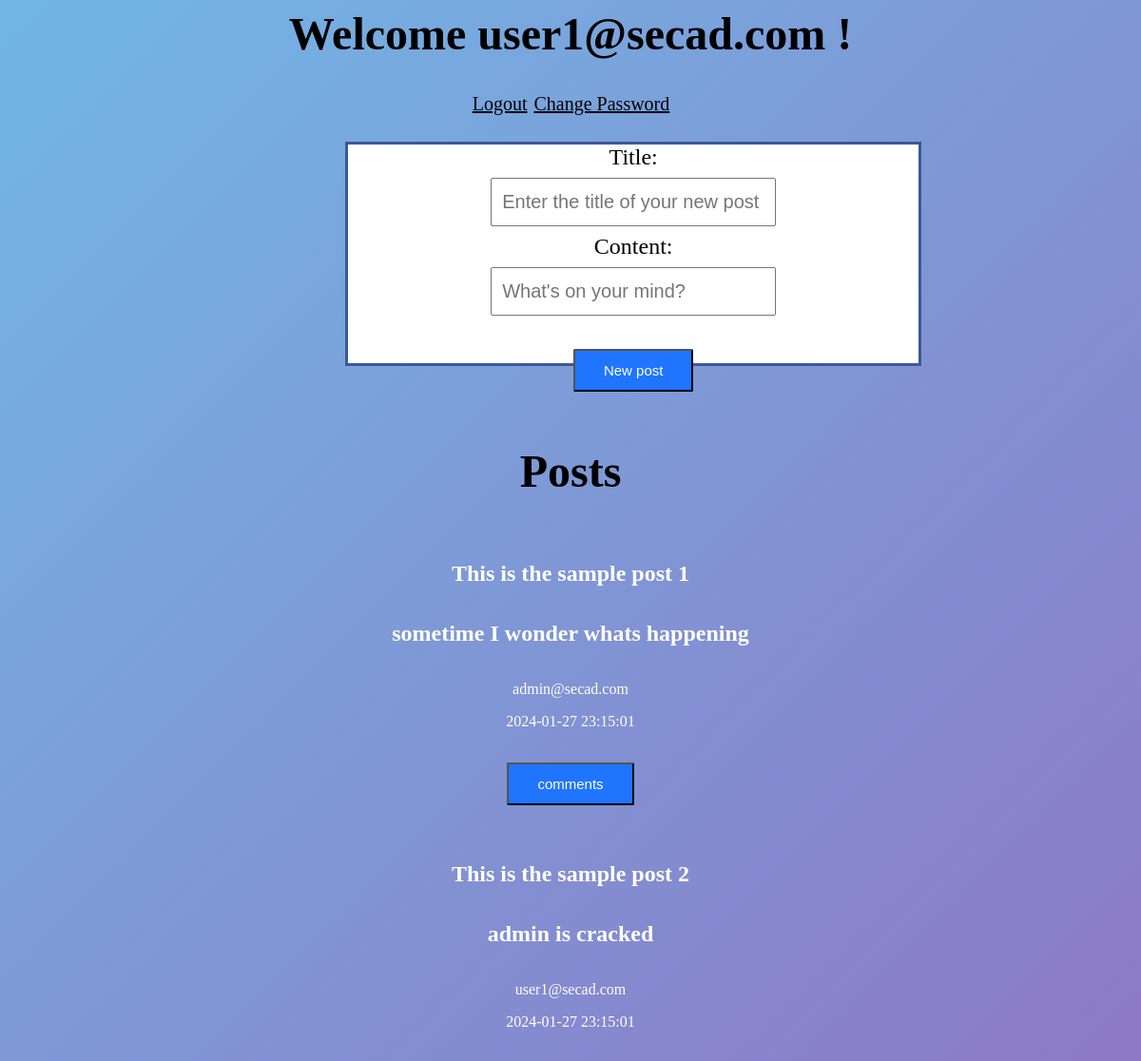
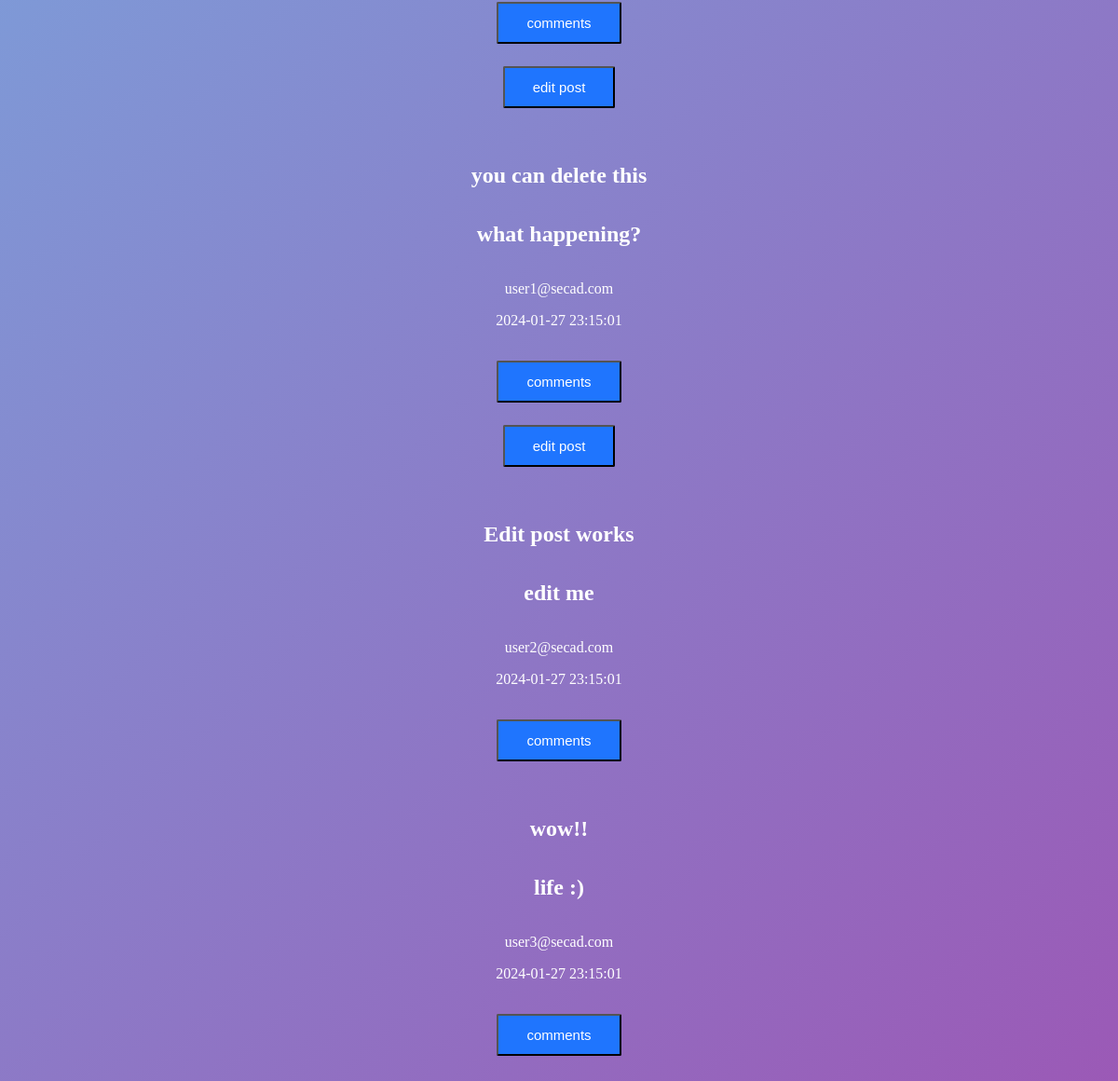
/ (signed in), run on the app's committed database (2 pictures, top to bottom).
### tables this page shows
CREATE TABLE posts(
	post_id int AUTO_INCREMENT PRIMARY KEY,
	date_time datetime NOT NULL,
	owner varchar(50),
	title varchar(100) NOT NULL,
	content varchar(250) NOT NULL,
	FOREIGN KEY(`owner`) REFERENCES `users`(`username`) ON DELETE CASCADE
	);

### src/viewposts.php (the view, shortened to what this page needs)
<?php
    require "databaseConnect.php";
    function displayposts(){
        $username = $_SESSION["username"];
        global $mysqlpost;
        $prepared_sql = "SELECT post_id, title, content, owner, date_time FROM posts where owner in ( select username from users where status='enabled' ) ORDER BY date_time DESC ; ";
        if(!$stmt = $mysqlpost ->prepare($prepared_sql)) return FALSE;
        $stmt->execute();
        $title = NULL; $content = NULL; $date=NULL;
        if(!$stmt->bind_result($post_id, $title, $content, $owner, $date_time)) echo "Binding failed ";
        while($stmt->fetch()){
            ?>
            <table>
                <?php
            echo "<br><tr><td><h2>" . htmlentities($title) . "</h2></td></tr><tr><td><h2>" .  htmlentities($content) . "</h2></td></tr><tr><td>" . htmlentities($owner) . "</td></tr><tr><td>" .htmlentities($date_time) . "</td></tr>";
            ?>
    <tr><td>
            <form action="post.php" method="POST" class="show post">
                <input type="hidden"  name="post_id" value= "<?php echo $post_id; ?>" /> <br>
                <div>
                    <button class="button" type="submit">
                    comments
                    </button>
                </div>
            </form>
        </td></tr>
     </table>
<?php
            if ($username == htmlentities($owner) ){
                editpost(htmlentities($post_id));
            }
        }
        return;
    }
    function editpost($post_id){
        ?>
        <form action="editpost.php" method="POST" class="text">
            <div>
                <button class="button" type="submit">
                edit post
                </button>
            </div>
        </form>
<?php
    }
?>

### src/index.php (shortened to what this page needs)
<link href="index.css" rel="stylesheet">
<?php
	require "viewposts.php";
?>
	<h1><b> Welcome <?php echo htmlentities($_SESSION["username"]); ?> !</b></h1>
	<a href="logout.php">Logout</a>
	<a href="changepasswordform.php">Change Password</a>
	<form id="new_post" action="addnewpost.php" method="POST" class="text">
		Title:<br><input type="text" class="text_field" name="new_title" placeholder="Enter the title of your new post " required /><br>
		Content:<br><input type="text" class="text_field" name="new_post" placeholder="What's on your mind?" required /> <br>
		<br><button class="button" type="submit">
	  	New post
		</button>
	</form>
<h1><b> Posts </b></h1>
<?php
	displayposts();
?>

### src/index.css (style rules this page uses)
#new_post { width: 600px; height: 230px; border-color: #3b5998; border-style: solid; background-color: white; margin-left: 30%; color: black; }
button { background-color: #1F75fe; color: white; padding: 12px 30px; text-align: center; display: inline-block; font-size: 15px; cursor: pointer; border-radius: 2px; }
input[type=text], input[type=password] { width: 50%; padding: 12px 10px; box-sizing: border-box; margin: 8px 0; font-size: 20px; }
a { color: #000000; font-size: 20px; text-align: center; margin-left: 1px; }
b { color: #000000; }
table { border-collapse: collapse; width: 70%; margin: 0 auto; }
th, td { padding: 8px; text-align: center; }

### data on the page
posts: title "This is the sample post 1", content "sometime I wonder whats happening", owner "admin@secad.com", date_time "2024-01-27 23:15:01"
posts: title "This is the sample post 2", content "admin is cracked", owner "user1@secad.com", date_time "2024-01-27 23:15:01"
posts: title "you can delete this", content "what happening?", owner "user1@secad.com", date_time "2024-01-27 23:15:01"
posts: title "Edit post works", content "edit me", owner "user2@secad.com", date_time "2024-01-27 23:15:01"
posts: title "wow!!", content "life :)", owner "user3@secad.com", date_time "2024-01-27 23:15:01"

### other printed values
$_SESSION["username"] "user1@secad.com"
